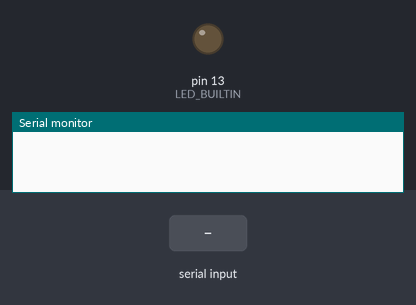
Recording of a sketch running on a simulated Arduino Uno, built with avr-gcc and run on an emulated ATmega328P. Parts: output pins drawn as LEDs (lit = HIGH), the last lines printed to the serial monitor. The test bench sets the inputs (shaded band).

Above: at 1.2 s.
1.3 s: "v" received over Serial
At 1.6 s:
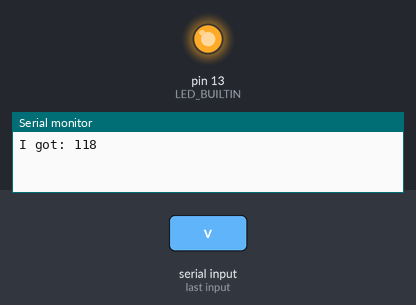
2.8 s: "x" received over Serial
At 3.9 s:
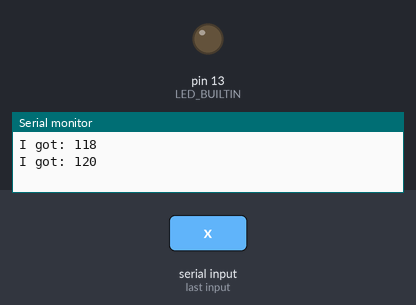
Timing chart, 0 to 5.8 s (numbered marks = the images above; inputs shaded):
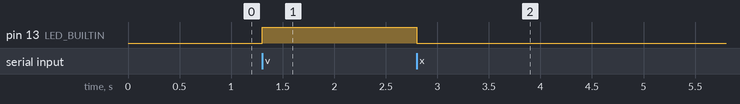

The sketch:

led_python.ino
```cpp
char incomingByte;


void setup(){
  pinMode(LED_BUILTIN, OUTPUT);
  Serial.begin(9600);

}

void loop(){
  if (Serial.available() > 0) {
    incomingByte = Serial.read();
    Serial.print("I got: "); // ASCII printable characters
    Serial.println(incomingByte, DEC);


    if(incomingByte=='v')
    {
      digitalWrite(LED_BUILTIN, HIGH);
      delay(1000);
    }
    else if(incomingByte=='x')
    {
      digitalWrite(LED_BUILTIN,LOW);
      delay(1000);
    }
  }
}
```

Measured:
- after the input at 1.3 s, pin 13 (LED_BUILTIN): LOW → HIGH at once
- after the input at 2.8 s, pin 13 (LED_BUILTIN): HIGH → LOW at once
